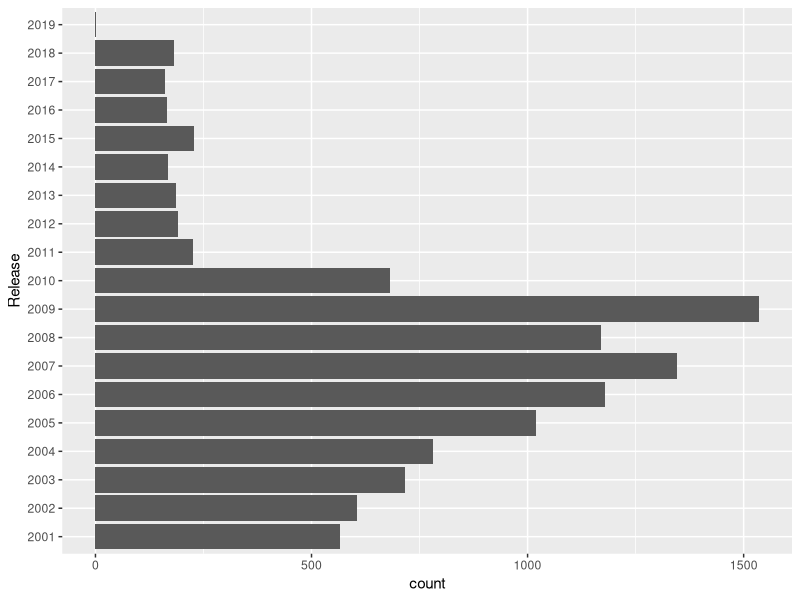

Write R code to recreate this figure.
## ---- chunk 1
knitr::opts_chunk$set(echo = TRUE)

library(tidyverse)
## ---- chunk 2
songs_db <- read_csv("non_billboard_songs_update.csv")
head(songs_db)
## ---- chunk 3
grouped_db <- songs_db %>%
#  group_by(Release) %>%
#  summarise(No_of_Song = n()) %>%
  filter(as.numeric(Release)>2000)

#grouped_db
ggplot(data=grouped_db, aes(x=Release)) + geom_bar() + coord_flip() 
